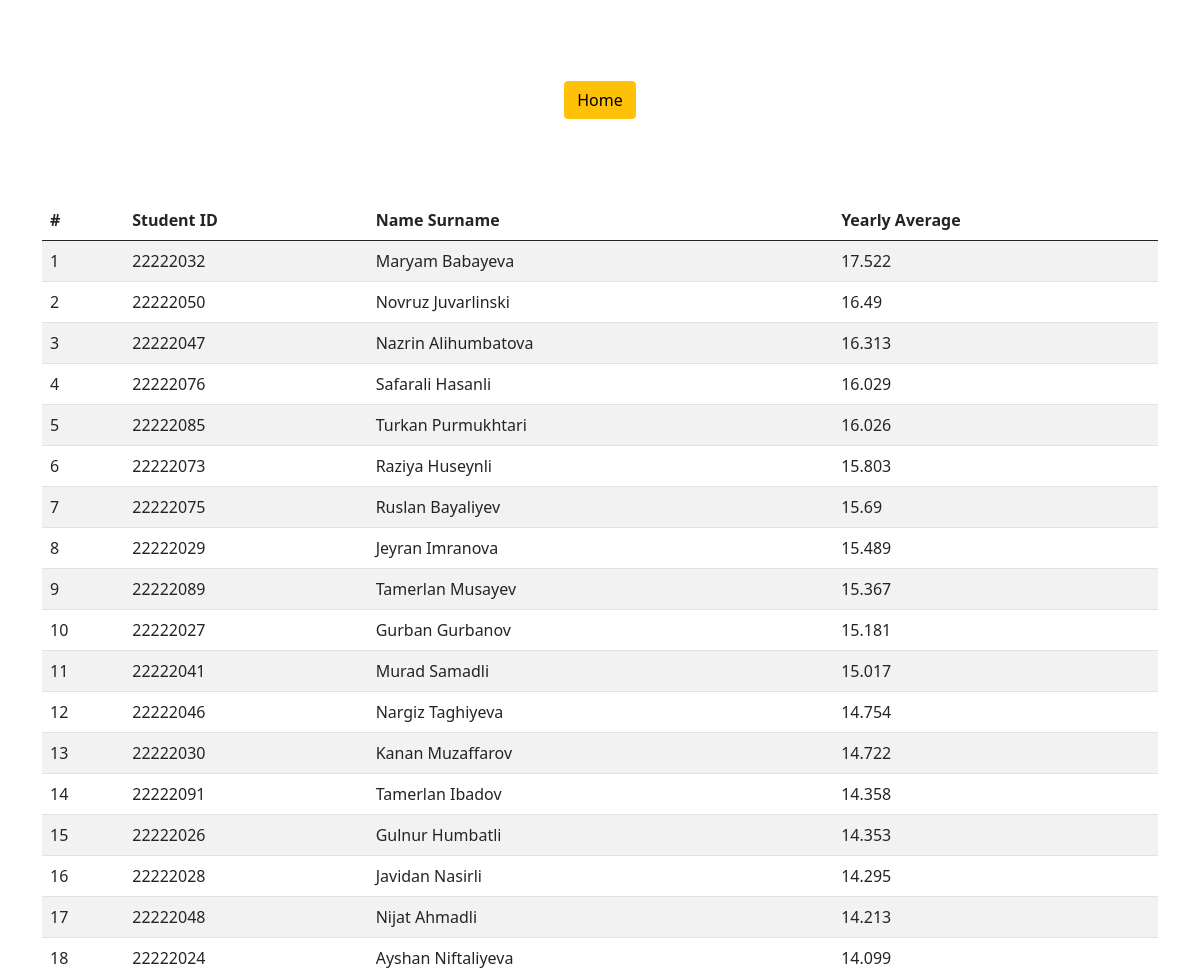
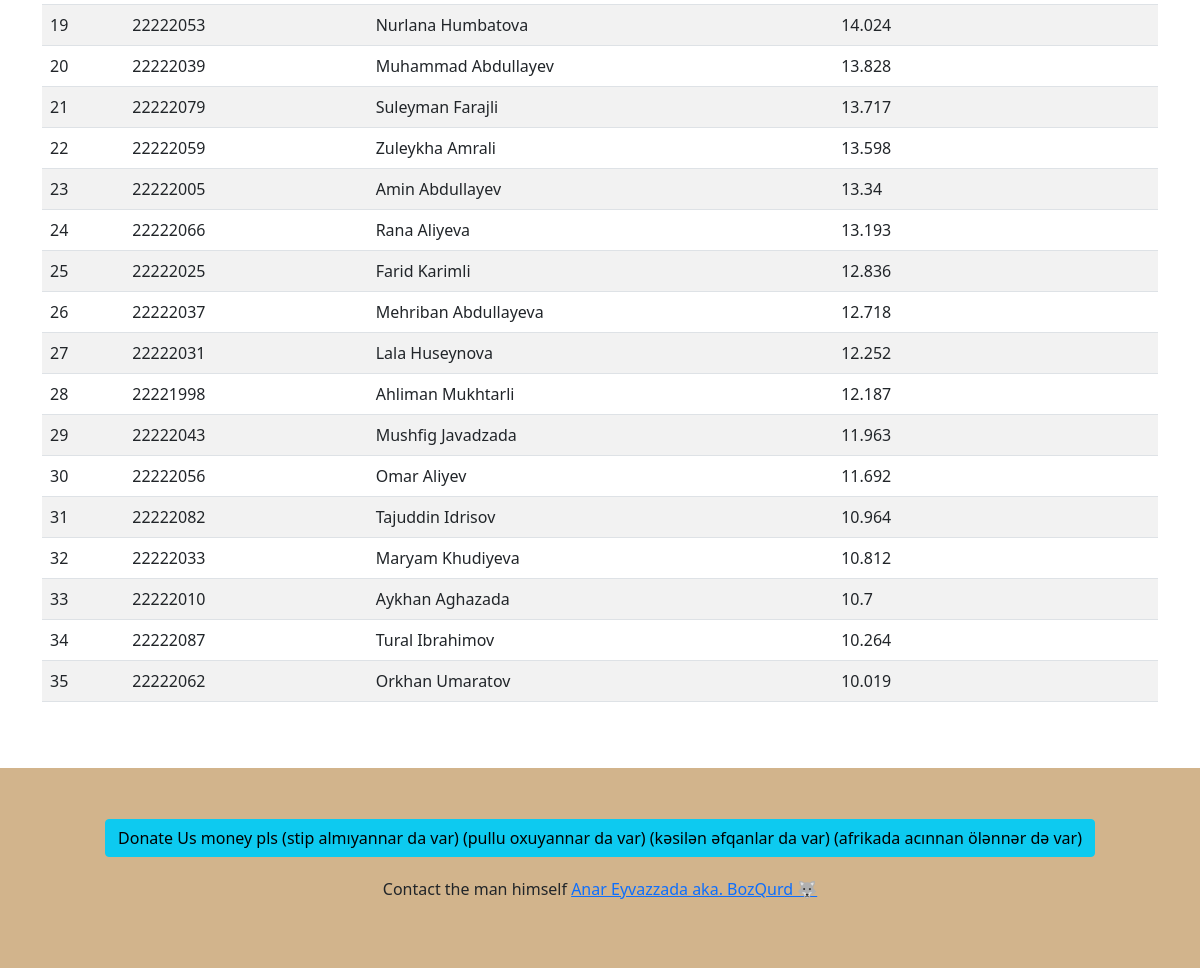
The app's page /major/3 with its own data (2 pictures, top to bottom).
### main/models.py (models this page shows, shortened)
class Student(models.Model):
    student_id = models.BigIntegerField(
        primary_key=True, auto_created=True, verbose_name="Student ID", editable=True)
    first_name = models.CharField(max_length=100, verbose_name="First Name")
    last_name = models.CharField(max_length=100, verbose_name="Last Name")
    yearly_average = models.FloatField(verbose_name="Yearly Average")
    percentage = models.FloatField(editable=False, auto_created=True)
    major = models.ForeignKey(Major, on_delete=models.CASCADE)
    def __str__(self):
        return (f"{self.first_name} {self.last_name}")

### main/views.py (the view)
# urls.py: path("major/", views.major_all, name="major_all"),
def major(request, major_id):
    major = Major.objects.filter(id=major_id)
    if not major.exists():
        return HttpResponseNotFound()
    major = major.get()
    students = Student.objects.filter(major=major).order_by("-yearly_average")
    context = {
        "major": major,
        "students": students,
    }
    return render(request, "main/major.html", context)

### main/models.py (called while the page is built)
    def __str__(self):
        return self.name

### main/templates/main/major.html (shortened to what this page needs)
{% extends "base.html" %} {% load static %} {% block header %}
<link rel="stylesheet" href="{% static 'css/major.css' %}" />
{% endblock %} {% block content %}
<div class="custom-container">
  <a href="{% url 'index' %}" class="btn btn-warning">Home</a>
</div>
<div class="container flex-d justify-content-center align-items-center">
  <table class="table table-striped">
    <thead>
      <th class="col">#</th>
      <th class="col">Student ID</th>
      <th class="col">Name Surname</th>
      <th class="col">Yearly Average</th>
    </thead>
    <tbody>
      {% for student in students %}
      <tr>
        <td>{{ forloop.counter }}</td>
        <td>{{ student.student_id }}</td>
        <td>{{ student }}</td>
        <td>{{ student.yearly_average }}</td>
      </tr>
      {% endfor %}
    </tbody>
  </table>
</div>
{% endblock %}

### static/css/major.css (style rules this page uses)
.custom-container { width: 200px; margin: auto; display: flex; justify-content: center; align-items: center; height: 100px; padding: 100px 0; box-sizing: border-box; }

### records on screen
Student: student_id "22222032", first_name+last_name "Maryam Babayeva", yearly_average "17.522"
Student: student_id "22222050", first_name+last_name "Novruz Juvarlinski", yearly_average "16.49"
Student: student_id "22222047", first_name+last_name "Nazrin Alihumbatova", yearly_average "16.313"
Student: student_id "22222076", first_name+last_name "Safarali Hasanli", yearly_average "16.029"
Student: student_id "22222085", first_name+last_name "Turkan Purmukhtari", yearly_average "16.026"
Student: student_id "22222073", first_name+last_name "Raziya Huseynli", yearly_average "15.803"
Student: student_id "22222075", first_name+last_name "Ruslan Bayaliyev", yearly_average "15.69"
Student: student_id "22222029", first_name+last_name "Jeyran Imranova", yearly_average "15.489"
Student: student_id "22222089", first_name+last_name "Tamerlan Musayev", yearly_average "15.367"
Student: student_id "22222027", first_name+last_name "Gurban Gurbanov", yearly_average "15.181"
Student: student_id "22222041", first_name+last_name "Murad Samadli", yearly_average "15.017"
Student: student_id "22222046", first_name+last_name "Nargiz Taghiyeva", yearly_average "14.754"
Student: student_id "22222030", first_name+last_name "Kanan Muzaffarov", yearly_average "14.722"
Student: student_id "22222091", first_name+last_name "Tamerlan Ibadov", yearly_average "14.358"
Student: student_id "22222026", first_name+last_name "Gulnur Humbatli", yearly_average "14.353"
Student: student_id "22222028", first_name+last_name "Javidan Nasirli", yearly_average "14.295"
Student: student_id "22222048", first_name+last_name "Nijat Ahmadli", yearly_average "14.213"
Student: student_id "22222024", first_name+last_name "Ayshan Niftaliyeva", yearly_average "14.099"
Student: student_id "22222053", first_name+last_name "Nurlana Humbatova", yearly_average "14.024"
Student: student_id "22222039", first_name+last_name "Muhammad Abdullayev", yearly_average "13.828"
Student: student_id "22222079", first_name+last_name "Suleyman Farajli", yearly_average "13.717"
Student: student_id "22222059", first_name+last_name "Zuleykha Amrali", yearly_average "13.598"
Student: student_id "22222005", first_name+last_name "Amin Abdullayev", yearly_average "13.34"
Student: student_id "22222066", first_name+last_name "Rana Aliyeva", yearly_average "13.193"
Student: student_id "22222025", first_name+last_name "Farid Karimli", yearly_average "12.836"
Student: student_id "22222037", first_name+last_name "Mehriban Abdullayeva", yearly_average "12.718"
Student: student_id "22222031", first_name+last_name "Lala Huseynova", yearly_average "12.252"
Student: student_id "22221998", first_name+last_name "Ahliman Mukhtarli", yearly_average "12.187"
Student: student_id "22222043", first_name+last_name "Mushfig Javadzada", yearly_average "11.963"
Student: student_id "22222056", first_name+last_name "Omar Aliyev", yearly_average "11.692"
Student: student_id "22222082", first_name+last_name "Tajuddin Idrisov", yearly_average "10.964"
Student: student_id "22222033", first_name+last_name "Maryam Khudiyeva", yearly_average "10.812"
Student: student_id "22222010", first_name+last_name "Aykhan Aghazada", yearly_average "10.7"
Student: student_id "22222087", first_name+last_name "Tural Ibrahimov", yearly_average "10.264"
Student: student_id "22222062", first_name+last_name "Orkhan Umaratov", yearly_average "10.019"
